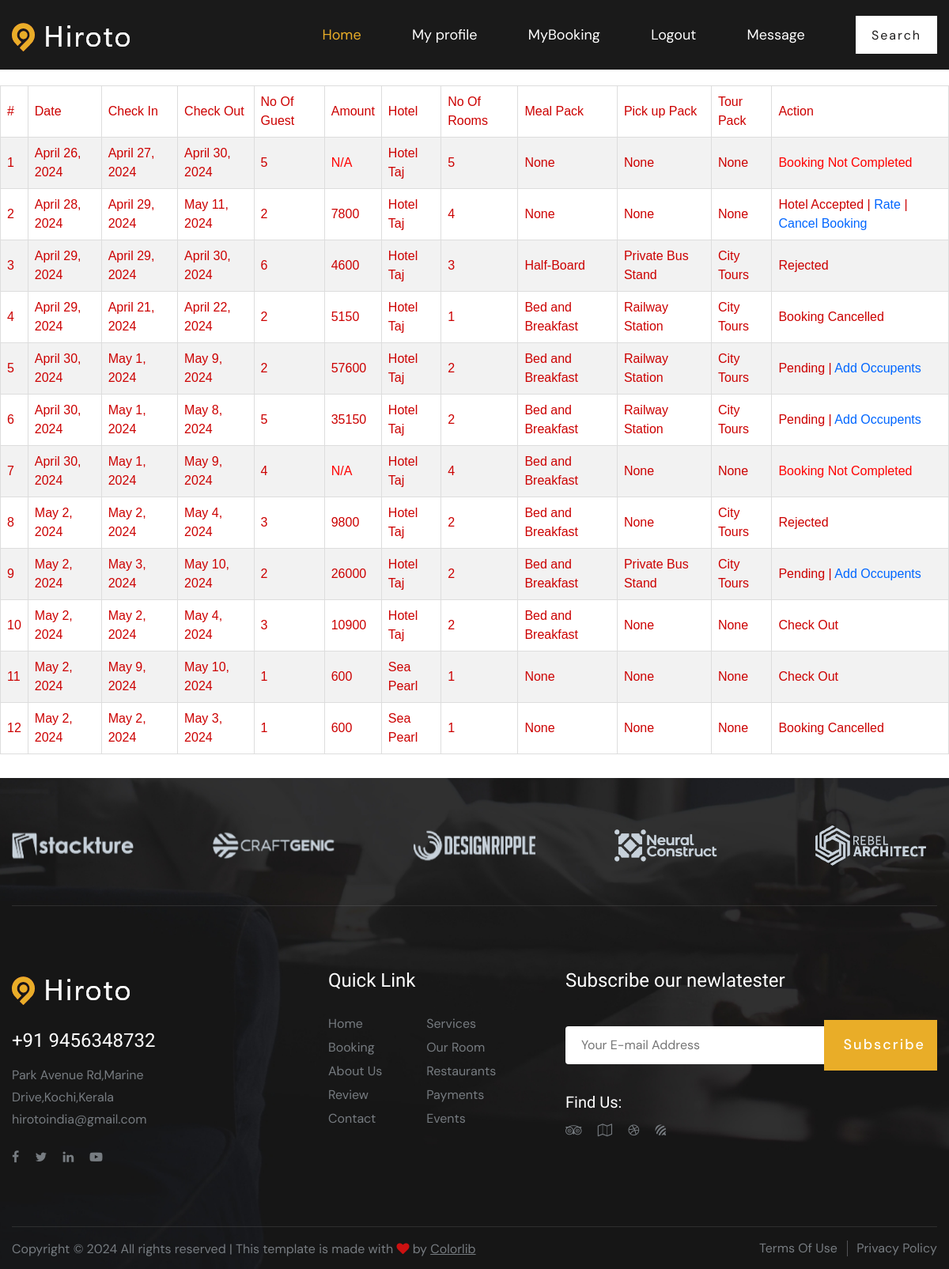
/User/mybooking/ (signed in), run on the app's committed database.
### User/models.py (models this page shows)
class tbl_booking(models.Model):
    booking_date=models.DateField(auto_now_add=True)
    booking_checkin=models.DateField()
    booking_checkout=models.DateField()
    booking_noofguest=models.CharField(max_length=50)
    booking_amount=models.IntegerField(default="0")
    booking_status=models.IntegerField(default="0")
    no_of_rooms = models.CharField(max_length=30)
    user =models.ForeignKey(tbl_user,on_delete=models.CASCADE)
    hotel =models.ForeignKey(tbl_newhotel,on_delete=models.CASCADE)
    tourpackages =models.ForeignKey(tbl_tourpackages, on_delete=models.SET_NULL,null=True)
    mealpackages =models.ForeignKey(tbl_mealpackages, on_delete=models.SET_NULL,null=True)
    pickanddrophead =models.ForeignKey(tbl_pickanddrophead, on_delete=models.SET_NULL,null=True)

### Guest/models.py (models this page shows)
class tbl_newhotel(models.Model):
    hotel_name=models.CharField(max_length=50)
    hotel_ratings=models.CharField(max_length=50)
    hotel_contact=models.CharField(max_length=50)
    hotel_email=models.CharField(max_length=50)
    hotel_pass=models.CharField(max_length=50)
    place = models.ForeignKey(tbl_place, on_delete=models.CASCADE)
    hotel_addr=models.CharField(max_length=50)
    hotel_vstatus= models.IntegerField(default="0")
    hotel_photo = models.FileField(upload_to='Assets/HotelPhoto/')
    hotel_proof = models.FileField(upload_to='Assets/HotelProof/')
    hotel_license=models.CharField(max_length=50)
    hotel_floor=models.CharField(max_length=50,null=True)
    hotel_doj=models.DateField(auto_now_add=True)
    hotel_url = models.CharField(max_length=150,null=True)
    hotel_spe = models.ForeignKey(tbl_specification,on_delete=models.SET_NULL,null=True)

### Hotel/models.py (models this page shows)
class tbl_mealpackages(models.Model):
    mealpackages_name=models.CharField(max_length=50)
    mealpackages_description=models.CharField(max_length=50)
    mealpackages_amount=models.CharField(max_length=50)
    hotel =models.ForeignKey(tbl_newhotel,null=True,on_delete=models.CASCADE)

class tbl_pickanddrophead(models.Model):
    pickanddrophead_name=models.CharField(max_length=50)
    pickanddrophead_amount=models.CharField(max_length=50)
    hotel =models.ForeignKey(tbl_newhotel,null=True,on_delete=models.CASCADE)

class tbl_tourpackages(models.Model):
    tourpackages_name=models.CharField(max_length=50)
    tourpackages_description=models.CharField(max_length=50)
    tourpackages_amount=models.CharField(max_length=50)
    hotel =models.ForeignKey(tbl_newhotel,null=True,on_delete=models.CASCADE)

### User/views.py (the view)
# urls.py: path('mybooking/',views.mybooking,name="mybooking"),
def mybooking(request):
    if 'uid' in request.session:
        booking = tbl_booking.objects.filter(user=request.session["uid"])
        return render(request,"User/My_booking.html",{"data":booking})
    else:
        return redirect("Guest:Login")

### User/Templates/User/My_booking.html (shortened to what this page needs)
{% extends 'User/Header.html' %}
{% load static %}
{% block content %}
<!DOCTYPE html>
<html lang="en">
<head>
</head>
<body>
    <table cellpadding="10">
        <tr>
            <td>#</td>
            <td>Date</td>
            <td>Check In</td>
            <td>Check Out</td>
            <td>No Of Guest</td>
            <td>Amount</td>
            <td>Hotel</td>
            <td>No Of Rooms</td>
            <td>Meal Pack</td>
            <td>Pick up Pack</td>
            <td>Tour Pack</td>
            <td>Action</td>
        </tr>
        {% for i in data %}
        <tr>
            <td>{{forloop.counter}}</td>
            <td>{{i.booking_date}}</td>
            <td>{{i.booking_checkin}}</td>
            <td>{{i.booking_checkout}}</td>
            <td>{{i.booking_noofguest}}</td>
            <td>
                {% if i.booking_amount == 0 %}
                <span style="color: red;">N/A</span>
                {% else %}
                {{i.booking_amount}}
                {% endif %}
            </td>
            <td>{{i.hotel.hotel_name}}</td>
            <td>{{i.no_of_rooms}}</td>
            <td>{{i.mealpackages.mealpackages_name}}</td>
            <td>{{i.pickanddrophead.pickanddrophead_name}}</td>
            <td>{{i.tourpackages.tourpackages_name}}</td>
            <td>
                {% if i.booking_amount == 0 %}
                <span style="color: red;">Booking Not Completed</span>
                {% else %}
                {% if  i.booking_status == 0 %}
                <span>Pending</span>    | <a href="{% url 'User:occupants' i.id %}">Add Occupents</a>
                {% elif i.booking_status == 1%}
                Accepted | <a href="{% url 'User:payment' i.id %}">Make payment</a>
                {% elif i.booking_status == 2%}
                <span>Rejected</span>
                {% elif i.booking_status == 3%}
                Payment Completed | <a href="{% url 'User:rating' i.id %}">Rate</a> | <a href="{% url 'User:cancelbooking' i.id %}">Cancel Booking</a> | <a href="{% url 'User:viewbookedrooms' i.id %}">View Rooms</a>
                {% elif i.booking_status == 4 %}
                <span>Hotel Accepted</span> | <a href="{% url 'User:rating' i.id %}">Rate</a> | <a href="{% url 'User:cancelbooking' i.id %}">Cancel Booking</a>
                {% elif i.booking_status == 5 %}
                <span>Admin Accepted</span> | <a href="{% url 'User:rating' i.id %}">Rate</a> | <a href="{% url 'User:cancelbooking' i.id %}">Cancel Booking</a>
                {% elif i.booking_status == 6 %}
                <span>Booking Cancelled</span>
                {% elif i.booking_status == 7 %}
                <span>Check Out</span>
                {% endif %}
                {% endif %}
            </td>
        </tr>
        {% endfor %}
    </table>
</body>
</html>
{% endblock content %}

### Guest/static/Mains/css/style.css (style rules this page uses)
html, body { height: 100%; font-family: "DM Sans", sans-serif; -webkit-font-smoothing: antialiased; }

### Guest/static/Form.css (style rules this page uses)
#tab td, #tab th { border: 1px solid #ddd; padding: 8px; color: #C00; }
#tab a { color:#06F; }
#tab tr:nth-child(even) { background-color: #f2f2f2; }

### data on the page
tbl_booking: booking_date "April 26, 2024", booking_checkin "April 27, 2024", booking_checkout "April 30, 2024", booking_noofguest "5", booking_amount "N/A", hotel.hotel_name "Hotel Taj", no_of_rooms "5", mealpackages.mealpackages_name "None", pickanddrophead.pickanddrophead_name "None", tourpackages.tourpackages_name "None"
tbl_booking: booking_date "April 28, 2024", booking_checkin "April 29, 2024", booking_checkout "May 11, 2024", booking_noofguest "2", booking_amount "7800", hotel.hotel_name "Hotel Taj", no_of_rooms "4", mealpackages.mealpackages_name "None", pickanddrophead.pickanddrophead_name "None", tourpackages.tourpackages_name "None", booking_status "Hotel Accepted"
tbl_booking: booking_date "April 29, 2024", booking_checkin "April 29, 2024", booking_checkout "April 30, 2024", booking_noofguest "6", booking_amount "4600", hotel.hotel_name "Hotel Taj", no_of_rooms "3", mealpackages.mealpackages_name "Half-Board", pickanddrophead.pickanddrophead_name "Private Bus Stand", tourpackages.tourpackages_name "City Tours", booking_status "Rejected"
tbl_booking: booking_date "April 29, 2024", booking_checkin "April 21, 2024", booking_checkout "April 22, 2024", booking_noofguest "2", booking_amount "5150", hotel.hotel_name "Hotel Taj", no_of_rooms "1", mealpackages.mealpackages_name "Bed and Breakfast", pickanddrophead.pickanddrophead_name "Railway Station", tourpackages.tourpackages_name "City Tours", booking_status "Booking Cancelled"
tbl_booking: booking_date "April 30, 2024", booking_checkin "May 1, 2024", booking_checkout "May 9, 2024", booking_noofguest "2", booking_amount "57600", hotel.hotel_name "Hotel Taj", no_of_rooms "2", mealpackages.mealpackages_name "Bed and Breakfast", pickanddrophead.pickanddrophead_name "Railway Station", tourpackages.tourpackages_name "City Tours", booking_status "Pending"
tbl_booking: booking_date "April 30, 2024", booking_checkin "May 1, 2024", booking_checkout "May 8, 2024", booking_noofguest "5", booking_amount "35150", hotel.hotel_name "Hotel Taj", no_of_rooms "2", mealpackages.mealpackages_name "Bed and Breakfast", pickanddrophead.pickanddrophead_name "Railway Station", tourpackages.tourpackages_name "City Tours", booking_status "Pending"
tbl_booking: booking_date "April 30, 2024", booking_checkin "May 1, 2024", booking_checkout "May 9, 2024", booking_noofguest "4", booking_amount "N/A", hotel.hotel_name "Hotel Taj", no_of_rooms "4", mealpackages.mealpackages_name "Bed and Breakfast", pickanddrophead.pickanddrophead_name "None", tourpackages.tourpackages_name "None"
tbl_booking: booking_date "May 2, 2024", booking_checkin "May 2, 2024", booking_checkout "May 4, 2024", booking_noofguest "3", booking_amount "9800", hotel.hotel_name "Hotel Taj", no_of_rooms "2", mealpackages.mealpackages_name "Bed and Breakfast", pickanddrophead.pickanddrophead_name "None", tourpackages.tourpackages_name "City Tours", booking_status "Rejected"
tbl_booking: booking_date "May 2, 2024", booking_checkin "May 3, 2024", booking_checkout "May 10, 2024", booking_noofguest "2", booking_amount "26000", hotel.hotel_name "Hotel Taj", no_of_rooms "2", mealpackages.mealpackages_name "Bed and Breakfast", pickanddrophead.pickanddrophead_name "Private Bus Stand", tourpackages.tourpackages_name "City Tours", booking_status "Pending"
tbl_booking: booking_date "May 2, 2024", booking_checkin "May 2, 2024", booking_checkout "May 4, 2024", booking_noofguest "3", booking_amount "10900", hotel.hotel_name "Hotel Taj", no_of_rooms "2", mealpackages.mealpackages_name "Bed and Breakfast", pickanddrophead.pickanddrophead_name "None", tourpackages.tourpackages_name "None", booking_status "Check Out"
tbl_booking: booking_date "May 2, 2024", booking_checkin "May 9, 2024", booking_checkout "May 10, 2024", booking_noofguest "1", booking_amount "600", hotel.hotel_name "Sea Pearl", no_of_rooms "1", mealpackages.mealpackages_name "None", pickanddrophead.pickanddrophead_name "None", tourpackages.tourpackages_name "None", booking_status "Check Out"
tbl_booking: booking_date "May 2, 2024", booking_checkin "May 2, 2024", booking_checkout "May 3, 2024", booking_noofguest "1", booking_amount "600", hotel.hotel_name "Sea Pearl", no_of_rooms "1", mealpackages.mealpackages_name "None", pickanddrophead.pickanddrophead_name "None", tourpackages.tourpackages_name "None", booking_status "Booking Cancelled"
